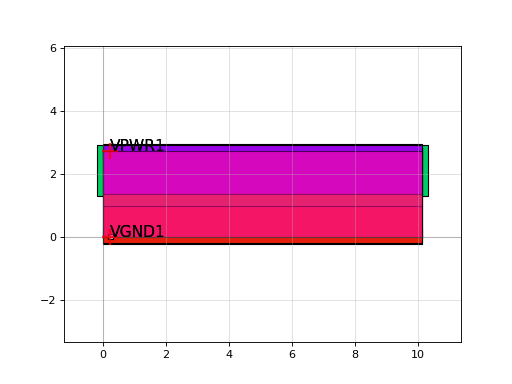

The Python source for this figure:
import sky130

c = sky130.components.sky130_fd_sc_hd__a41oi_4()
c.plot()
